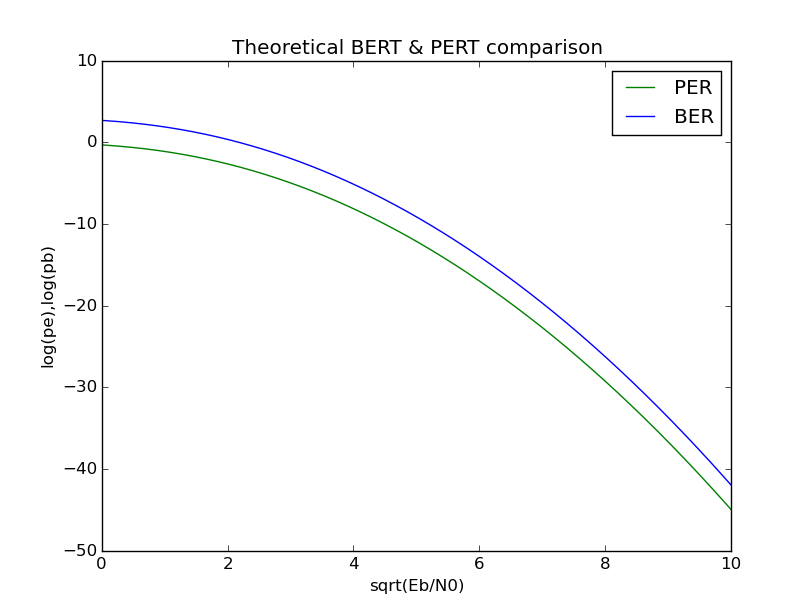

Write Python code to recreate this figure.
__author__ = 'edgar'

import pylab
import math

# Packet length
N = 1004;

# Eb/N0 argument that goes in erfc
ratio = [];
# Square root version of ratio; ratio preserved for graphing
sqrtratio = [];

# Hold packet error generated from equation
pe = [];

# Hold bit error
pb = [];

# Custom range function to allow a floating point step
def frange(start,stop,step):
    r = start;
    while r < stop:
        yield r;
        r += step;

# Fill Eb/N0
def dgen(start,end,dp,arry):
    size = abs(start-end);
    stp = float(size)/float(dp);
    for i in frange(start, end, stp):
        arry.append(start+i);

# Perform one-to-one mapping on each element in array specified by function provided.
def pf(func, arry):
    a = [];
    a[:] = [math.erfc(x) for x in arry];
    return a;


# Generate Eb/N0 data points
dgen(0,100,10000,ratio);

# Sqrt each ratio value
ratio[:] = [math.sqrt(x) for x in ratio];

# Calculate erfc
pe = pf(math.erfc, ratio);

# Calculate bit error rate
pb[:] = [0.5*x for x in pe];

# Multiply each element by n/2 to get packet error probability (n = packet length)
pe[:] = [float(N)/float(2)*x for x in pe];


# Log scale
pb[:] = [math.log(x,10) for x in pb];
pe[:] = [math.log(x,10) for x in pe];

# Set up graph visuals
pylab.title('Theoretical BERT & PERT comparison');
pylab.xlabel('sqrt(Eb/N0)');
pylab.ylabel('log(pe),log(pb)');

# Plot packet error probability
perplot, = pylab.plot(ratio, pb, 'g', label='PER');
berplot, = pylab.plot(ratio, pe, 'b', label='BER');

# Legeeeend
pylab.legend(handles=[perplot,berplot]);
pylab.show();
